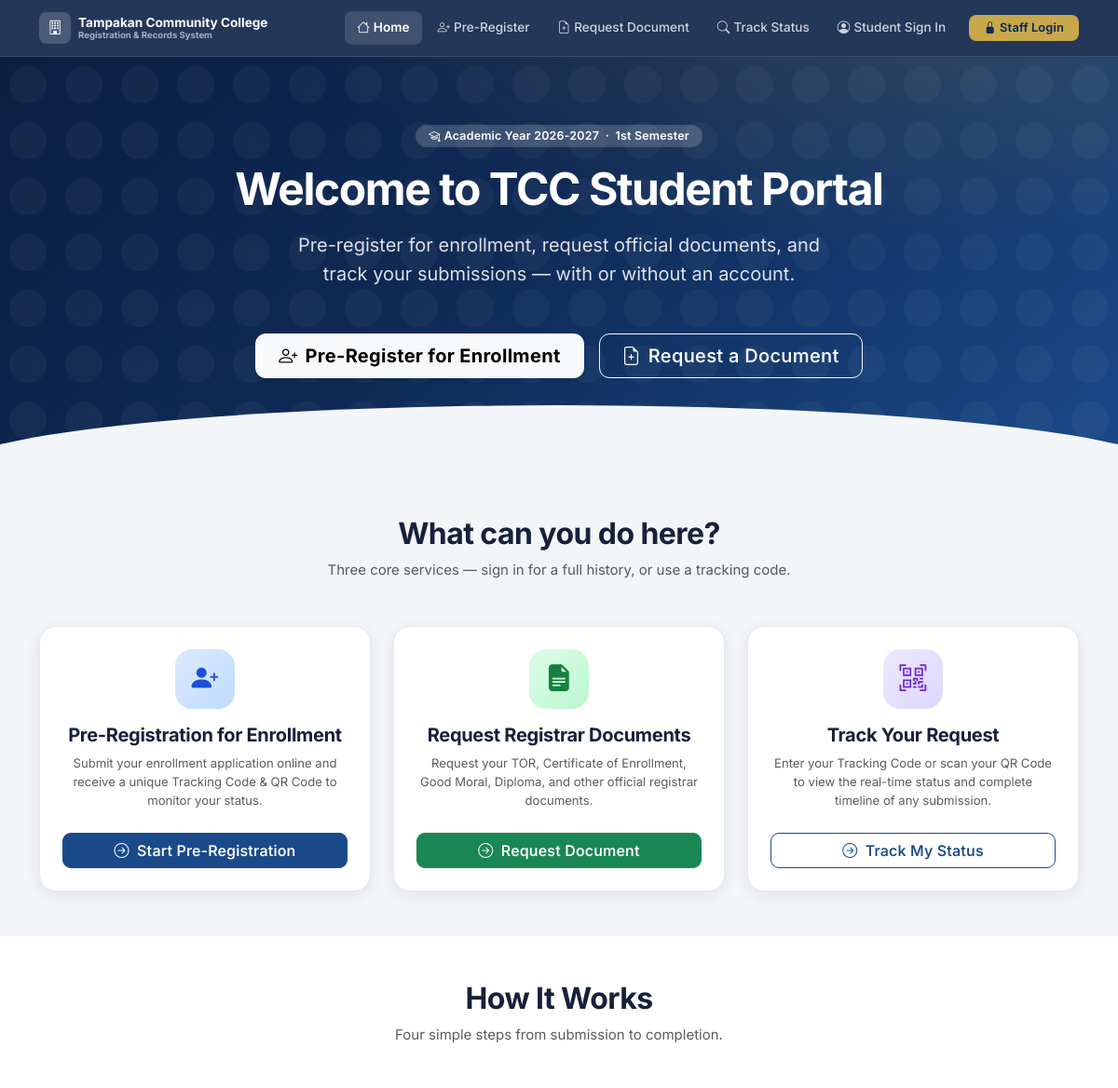
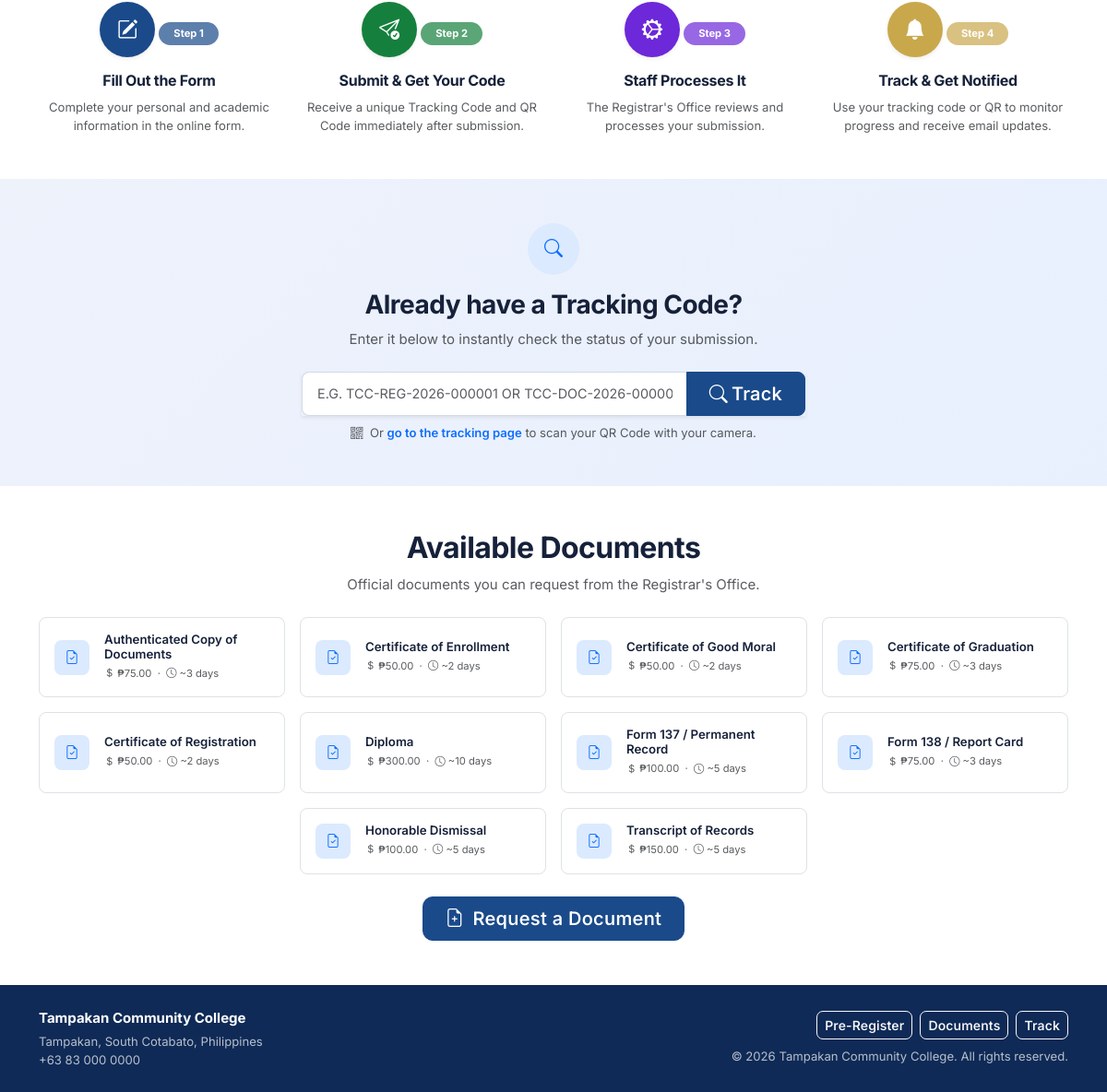
Page /student/index.php on the committed database (2 pictures, top to bottom).
### tables this page shows
CREATE TABLE system_settings (
    id            INT UNSIGNED    NOT NULL AUTO_INCREMENT,
    setting_key   VARCHAR(100)    NOT NULL,
    setting_value TEXT                NULL DEFAULT NULL,
    label         VARCHAR(200)        NULL DEFAULT NULL,
    description   TEXT                NULL DEFAULT NULL,
    updated_by    INT UNSIGNED        NULL DEFAULT NULL,
    updated_at    DATETIME        NOT NULL DEFAULT CURRENT_TIMESTAMP ON UPDATE CURRENT_TIMESTAMP,
    PRIMARY KEY (id),
    UNIQUE KEY uq_setting_key (setting_key),
    CONSTRAINT fk_setting_user FOREIGN KEY (updated_by) REFERENCES users (id) ON DELETE SET NULL
);

CREATE TABLE document_types (
    id              INT UNSIGNED    NOT NULL AUTO_INCREMENT,
    code            VARCHAR(30)     NOT NULL,
    name            VARCHAR(200)    NOT NULL,
    description     TEXT                NULL DEFAULT NULL,
    fee             DECIMAL(10,2)   NOT NULL DEFAULT 0.00,
    processing_days INT             NOT NULL DEFAULT 3,
    is_active       TINYINT(1)      NOT NULL DEFAULT 1,
    created_at      DATETIME        NOT NULL DEFAULT CURRENT_TIMESTAMP,
    PRIMARY KEY (id),
    UNIQUE KEY uq_doc_code (code)
);

### includes/db.php (called while the page is built, shortened)
<?php
class Database
{
    private static ?Database $instance = null;
    private PDO $pdo;
    private function __construct()
    {
        $dsn = sprintf(
            'mysql:host=%s;port=%d;dbname=%s;charset=%s',
            DB_HOST, DB_PORT, DB_NAME, DB_CHARSET
        );
        $options = [
            PDO::ATTR_ERRMODE            => PDO::ERRMODE_EXCEPTION,
            PDO::ATTR_DEFAULT_FETCH_MODE => PDO::FETCH_ASSOC,
            PDO::ATTR_EMULATE_PREPARES   => false,
            PDO::MYSQL_ATTR_INIT_COMMAND => "SET NAMES utf8mb4 COLLATE utf8mb4_unicode_ci",
        ];
        try {
            $this->pdo = new PDO($dsn, DB_USER, DB_PASS, $options);
        } catch (PDOException $e) {
            if (APP_DEBUG) {
                die('<div style="font-family:monospace;padding:20px;color:red;">
                    <strong>Database Connection Error:</strong><br>' .
                    htmlspecialchars($e->getMessage()) . '</div>');
            } else {
                die('<div style="font-family:sans-serif;padding:20px;">
                    A system error occurred. Please contact the administrator.</div>');
            }
        }
    }
    public static function getInstance(): Database
    {
        if (self::$instance === null) {
            self::$instance = new self();
        }
        return self::$instance;
    }
    public function fetchAll(string $sql, array $params = []): array
    {
        $stmt = $this->pdo->prepare($sql);
        $stmt->execute($params);
        return $stmt->fetchAll();
    }
    public function fetchValue(string $sql, array $params = []): mixed
    {
        $stmt = $this->pdo->prepare($sql);
        $stmt->execute($params);
        $val = $stmt->fetchColumn();
        return $val !== false ? $val : null;
    }
}
function db(): Database
{
    return Database::getInstance();
}

### includes/helpers.php (called while the page is built, shortened)
<?php
require_once __DIR__ . '/db.php';
function e(mixed $value): string
{
    return htmlspecialchars((string) $value, ENT_QUOTES, 'UTF-8');
}
function getSetting(string $key, string $default = ''): string
{
    static $cache = [];
    if (!isset($cache[$key])) {
        $val = db()->fetchValue(
            "SELECT setting_value FROM system_settings WHERE setting_key = ?",
            [$key]
        );
        $cache[$key] = ($val !== null) ? (string)$val : $default;
    }
    return $cache[$key];
}
function formatCurrency(float $amount, string $symbol = '₱'): string
{
    return $symbol . number_format($amount, 2);
}
function getActiveDocumentTypes(): array
{
    return db()->fetchAll("SELECT * FROM document_types WHERE is_active = 1 ORDER BY name ASC");
}

### student/index.php (the view, shortened to what this page needs)
<?php
require_once __DIR__ . '/../includes/db.php';
require_once __DIR__ . '/../includes/helpers.php';
$schoolName = getSetting('school_name', 'Tampakan Community College');
?>
<!DOCTYPE html>
<html lang="en">
<head>
<link rel="stylesheet" href="https://cdn.jsdelivr.net/npm/bootstrap@5.3.3/dist/css/bootstrap.min.css">
<link rel="stylesheet" href="https://cdn.jsdelivr.net/npm/bootstrap-icons@1.11.3/font/bootstrap-icons.min.css">
<link rel="stylesheet" href="<?= BASE_URL ?>/assets/css/main.css">
</head>
<body style="background:var(--bg-app);">
<?php include __DIR__ . '/../includes/partials/portal_nav.php'; ?>
<section class="portal-hero">
  <div class="container text-center position-relative" style="z-index:2;">
    <span class="badge mb-3 d-inline-flex align-items-center gap-1"
          style="background:rgba(255,255,255,.18);color:#fff;font-size:.78rem;padding:6px 14px;border-radius:20px;">
      <i class="bi bi-mortarboard"></i>
      Academic Year <?= e(getSetting('current_school_year','2026-2027')) ?>
      &nbsp;&middot;&nbsp;
      <?= e(getSetting('current_semester','1st Semester')) ?>
    </span>
    <h1 class="display-5 fw-bold mb-3">Welcome to TCC Student Portal</h1>
    <p class="lead mb-5 opacity-90" style="max-width:560px;margin:0 auto;">
      Pre-register for enrollment, request official documents, and track your
      submissions — with or without an account.
    </p>
    <div class="d-flex flex-wrap gap-3 justify-content-center">
      <a href="<?= BASE_URL ?>/student/pre_registration.php"
         class="btn btn-light btn-lg px-4 fw-bold shadow-sm">
        <i class="bi bi-person-plus me-2"></i>Pre-Register for Enrollment
      </a>
      <a href="<?= BASE_URL ?>/student/document_request.php"
         class="btn btn-outline-light btn-lg px-4">
        <i class="bi bi-file-earmark-plus me-2"></i>Request a Document
      </a>
    </div>
  </div>
</section>
<section class="py-5">
  <div class="container">
    <div class="text-center mb-5">
      <h2 class="fw-bold">What can you do here?</h2>
      <p class="text-muted">Three core services — sign in for a full history, or use a tracking code.</p>
    </div>
    <div class="row g-4 justify-content-center">
      <div class="col-md-4">
        <div class="portal-card card h-100 text-center p-4">
          <div class="portal-card-icon blue"><i class="bi bi-person-plus-fill"></i></div>
          <h5 class="fw-bold mb-2">Pre-Registration for Enrollment</h5>
          <p class="text-muted small mb-4">
            Submit your enrollment application online and receive a unique
            Tracking Code &amp; QR Code to monitor your status.
          </p>
          <a href="<?= BASE_URL ?>/student/pre_registration.php"
             class="btn btn-primary mt-auto w-100">
            <i class="bi bi-arrow-right-circle me-1"></i> Start Pre-Registration
          </a>
        </div>
      </div>
      <div class="col-md-4">
        <div class="portal-card card h-100 text-center p-4">
          <div class="portal-card-icon green"><i class="bi bi-file-earmark-text-fill"></i></div>
          <h5 class="fw-bold mb-2">Request Registrar Documents</h5>
          <p class="text-muted small mb-4">
            Request your TOR, Certificate of Enrollment, Good Moral, Diploma,
            and other official registrar documents.
          </p>
          <a href="<?= BASE_URL ?>/student/document_request.php"
             class="btn btn-success mt-auto w-100">
            <i class="bi bi-arrow-right-circle me-1"></i> Request Document
          </a>
        </div>
      </div>
      <div class="col-md-4">
        <div class="portal-card card h-100 text-center p-4">
          <div class="portal-card-icon purple"><i class="bi bi-qr-code-scan"></i></div>
          <h5 class="fw-bold mb-2">Track Your Request</h5>
          <p class="text-muted small mb-4">
            Enter your Tracking Code or scan your QR Code to view the real-time
            status and complete timeline of any submission.
          </p>
          <a href="<?= BASE_URL ?>/student/track.php"
             class="btn btn-outline-primary mt-auto w-100">
            <i class="bi bi-arrow-right-circle me-1"></i> Track My Status
          </a>
        </div>
      </div>
    </div>
  </div>
</section>
<section class="py-5 bg-white">
  <div class="container">
    <div class="text-center mb-5">
      <h2 class="fw-bold">How It Works</h2>
      <p class="text-muted">Four simple steps from submission to completion.</p>
    </div>
    <div class="row g-4 justify-content-center">
      <?php
      $steps = [
        ['num'=>'1','color'=>'#1a4a8a','icon'=>'bi-pencil-square','title'=>'Fill Out the Form',
         'text'=>'Complete your personal and academic information in the online form.'],
        ['num'=>'2','color'=>'#15803d','icon'=>'bi-send-check',   'title'=>'Submit &amp; Get Your Code',
         'text'=>'Receive a unique Tracking Code and QR Code immediately after submission.'],
        ['num'=>'3','color'=>'#6d28d9','icon'=>'bi-gear-wide-connected','title'=>'Staff Processes It',
         'text'=>'The Registrar\'s Office reviews and processes your submission.'],
        ['num'=>'4','color'=>'#c9a84c','icon'=>'bi-bell-fill',   'title'=>'Track &amp; Get Notified',
         'text'=>'Use your tracking code or QR to monitor progress and receive email updates.'],
      ];
      foreach ($steps as $s):
      ?>
      <div class="col-sm-6 col-md-3 text-center">
        <div class="rounded-circle text-white d-inline-flex align-items-center justify-content-center mb-3 shadow-sm"
             style="width:60px;height:60px;font-size:1.4rem;background:<?= $s['color'] ?>;">
          <i class="bi <?= $s['icon'] ?>"></i>
        </div>
        <div class="rounded-pill text-white fw-bold d-inline-block mb-2 px-3 py-1"
             style="font-size:.7rem;background:<?= $s['color'] ?>;opacity:.7;">
          Step <?= $s['num'] ?>
        </div>
        <h6 class="fw-bold"><?= $s['title'] ?></h6>
        <p class="text-muted small mb-0"><?= $s['text'] ?></p>
      </div>
      <?php endforeach; ?>
    </div>
  </div>
</section>
<section class="py-5" style="background:linear-gradient(135deg,#eef2fb,#e8f0fe);">
  <div class="container">
    <div class="row justify-content-center">
      <div class="col-lg-6 text-center">
        <div class="d-inline-flex align-items-center justify-content-center rounded-circle mb-3"
             style="width:56px;height:56px;background:#dbeafe;">
          <i class="bi bi-search text-primary fs-5"></i>
        </div>
        <h3 class="fw-bold mb-2">Already have a Tracking Code?</h3>
        <p class="text-muted mb-4">Enter it below to instantly check the status of your submission.</p>
        <form action="<?= BASE_URL ?>/student/track.php" method="GET">
          <div class="input-group input-group-lg shadow-sm">
            <input type="text" name="code" class="form-control"
                   placeholder="e.g. TCC-REG-2026-000001 or TCC-DOC-2026-000001"
                   required style="border-right:0;text-transform:uppercase;font-size:.9rem;">
            <button type="submit" class="btn btn-primary px-4">
              <i class="bi bi-search me-1"></i>Track
            </button>
          </div>
          <p class="text-muted small mt-2 mb-0">
            <i class="bi bi-qr-code me-1"></i>
            Or <a href="<?= BASE_URL ?>/student/track.php" class="text-primary fw-semibold">go to the tracking page</a>
            to scan your QR Code with your camera.
          </p>
        </form>
      </div>
    </div>
  </div>
</section>
<section class="py-5 bg-white">
  <div class="container">
    <div class="text-center mb-4">
      <h2 class="fw-bold">Available Documents</h2>
      <p class="text-muted">Official documents you can request from the Registrar's Office.</p>
    </div>
    <?php $docTypes = getActiveDocumentTypes(); ?>
    <?php if (empty($docTypes)): ?>
    <div class="text-center text-muted py-4">
      <i class="bi bi-file-earmark-x d-block fs-1 mb-2 opacity-25"></i>
      No document types available at this time.
    </div>
    <?php else: ?>
    <div class="row g-3 justify-content-center">
      <?php foreach ($docTypes as $doc): ?>
      <?php if ($doc['code'] === 'OTHER') continue; ?>
      <div class="col-sm-6 col-md-4 col-lg-3">
        <div class="doc-item d-flex align-items-center gap-3 p-3 border rounded-3 h-100 bg-white">
          <div style="width:38px;height:38px;background:#dbeafe;border-radius:8px;
                      display:flex;align-items:center;justify-content:center;flex-shrink:0;">
            <i class="bi bi-file-earmark-check text-primary"></i>
          </div>
          <div>
            <div class="fw-semibold" style="font-size:.83rem;line-height:1.2;"><?= e($doc['name']) ?></div>
            <div class="text-muted mt-1" style="font-size:.7rem;">
              <i class="bi bi-currency-dollar"></i> <?= formatCurrency((float)$doc['fee']) ?>
              &nbsp;&middot;&nbsp;
              <i class="bi bi-clock"></i> ~<?= (int)$doc['processing_days'] ?> day<?= $doc['processing_days'] > 1 ? 's' : '' ?>
            </div>
          </div>
        </div>
      </div>
      <?php endforeach; ?>
    </div>
    <div class="text-center mt-4">
      <a href="<?= BASE_URL ?>/student/document_request.php" class="btn btn-primary btn-lg px-4">
        <i class="bi bi-file-earmark-plus me-1"></i> Request a Document
      </a>
    </div>
    <?php endif; ?>
  </div>
</section>
<footer style="background:var(--tcc-blue);color:rgba(255,255,255,.7);">
  <div class="container py-4">
    <div class="row align-items-center g-3">
      <div class="col-md-6 text-center text-md-start">
        <div class="fw-bold text-white mb-1"><?= e($schoolName) ?></div>
        <div class="small"><?= e(getSetting('school_address','Tampakan, South Cotabato, Philippines')) ?></div>
        <div class="small"><?= e(getSetting('school_phone','')) ?></div>
      </div>
      <div class="col-md-6 text-center text-md-end">
        <div class="d-flex gap-2 justify-content-center justify-content-md-end mb-2">
          <a href="<?= BASE_URL ?>/student/pre_registration.php"
             class="btn btn-sm btn-outline-light">Pre-Register</a>
          <a href="<?= BASE_URL ?>/student/document_request.php"
             class="btn btn-sm btn-outline-light">Documents</a>
          <a href="<?= BASE_URL ?>/student/track.php"
             class="btn btn-sm btn-outline-light">Track</a>
        </div>
        <div class="small">&copy; <?= date('Y') ?> <?= e($schoolName) ?>. All rights reserved.</div>
      </div>
    </div>
  </div>
</footer>
</body>
</html>

### rows in the picture
system_settings: setting_value "2026-2027"
system_settings: setting_value "1st Semester"
document_types: name "Authenticated Copy of Documents", fee "₱75.00", processing_days "3"
document_types: name "Certificate of Enrollment", fee "₱50.00", processing_days "2"
document_types: name "Certificate of Good Moral", fee "₱50.00", processing_days "2"
document_types: name "Certificate of Graduation", fee "₱75.00", processing_days "3"
document_types: name "Certificate of Registration", fee "₱50.00", processing_days "2"
document_types: name "Diploma", fee "₱300.00", processing_days "10"
document_types: name "Form 137 / Permanent Record", fee "₱100.00", processing_days "5"
document_types: name "Form 138 / Report Card", fee "₱75.00", processing_days "3"
document_types: name "Honorable Dismissal", fee "₱100.00", processing_days "5"
document_types: name "Transcript of Records", fee "₱150.00", processing_days "5"
system_settings: setting_value "Tampakan, South Cotabato, Philippines"
system_settings: setting_value "+63 83 000 0000"

### other values in the picture
$s['num'] "1"
$s['title'] "Fill Out the Form"
$s['text'] "Complete your personal and academic information in the online form."
$s['num'] "2"
$s['title'] "Submit & Get Your Code"
$s['text'] "Receive a unique Tracking Code and QR Code immediately after submission."
$s['num'] "3"
$s['title'] "Staff Processes It"
$s['text'] "The Registrar's Office reviews and processes your submission."
$s['num'] "4"
$s['title'] "Track & Get Notified"
$s['text'] "Use your tracking code or QR to monitor progress and receive email updates."
$schoolName "Tampakan Community College"
